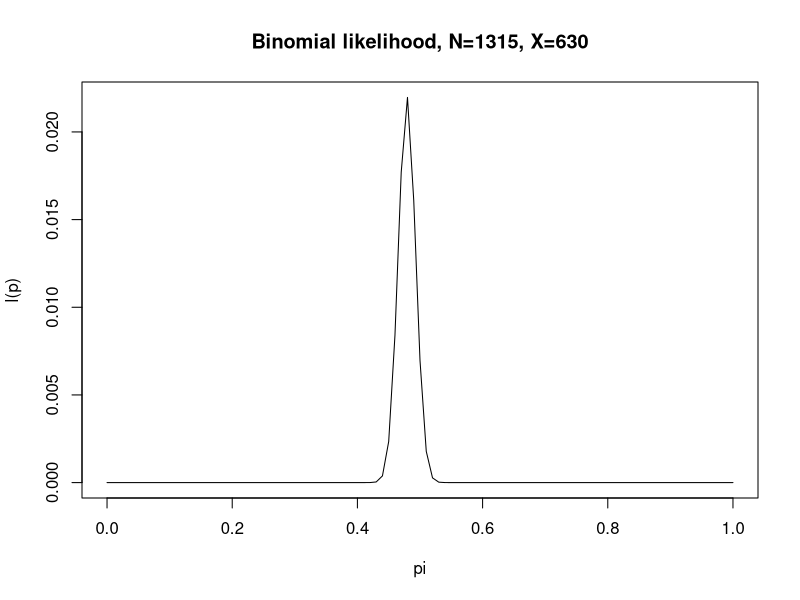
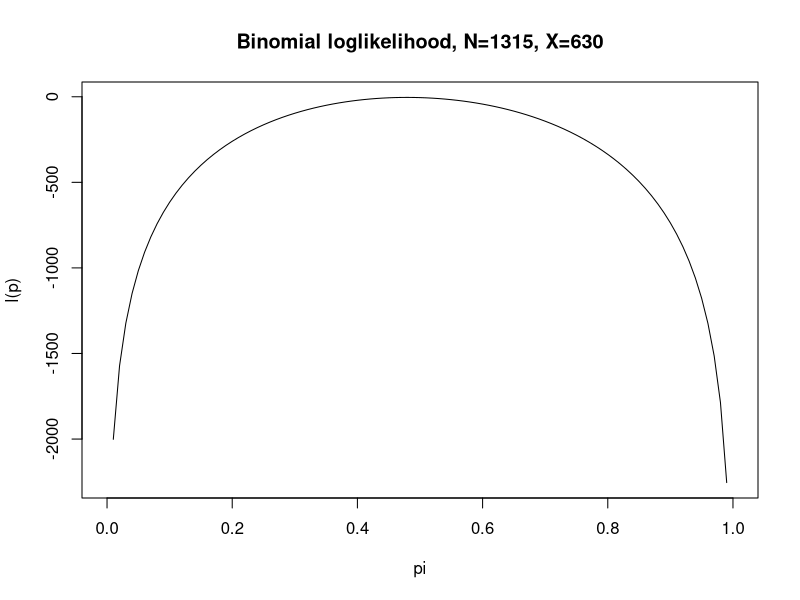

These charts were generated, in order, by the following R code:
### Likelihood & Loglikelihood ###
## Define the likelihood function for binomial sample with N = 1315 and X = 630

likelhd = function(p) dbinom(630, 1315, p)
loglik = function(p) dbinom(630, 1315, p, log=TRUE)

### Plot the likelihood function
# postscript("name")
# dev.off()

plot(likelhd, 0, 1, xlab="pi", ylab="l(p)", main="Binomial likelihood, N=1315, X=630")
plot(loglik, 0, 1, xlab="pi", ylab="l(p)", main="Binomial loglikelihood, N=1315, X=630")



########### MLE ##################
mle = optimize(likelhd, c(0, 1), maximum=TRUE)
mle
mle$maximum  # value of the MLE

########### 1-proportion Hypothesis test, Approximate 95% CI, and MLE ########
####### H0: p=0.5
prop.test(630, 1315, 0.5)
### when the sample size is small, we can do an exact test via
binom.test(630, 1315, 0.5)
